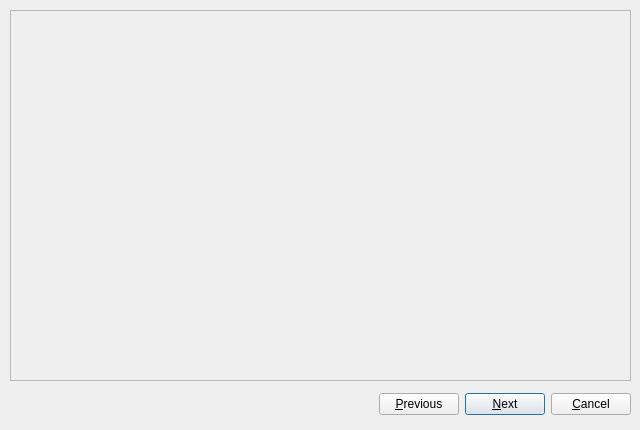
<ui version="4.0" >
 <class>WizardWindow</class>
 <widget class="QWidget" name="WizardWindow" >
  <property name="geometry" >
   <rect>
    <x>0</x>
    <y>0</y>
    <width>640</width>
    <height>430</height>
   </rect>
  </property>
  <property name="windowTitle" >
   <string>UtopiaPlayer - First Time Wizard</string>
  </property>
  <widget class="QWidget" name="horizontalLayout" >
   <property name="geometry" >
    <rect>
     <x>10</x>
     <y>390</y>
     <width>621</width>
     <height>29</height>
    </rect>
   </property>
   <layout class="QHBoxLayout" >
    <property name="margin" >
     <number>0</number>
    </property>
    <property name="spacing" >
     <number>6</number>
    </property>
    <item>
     <spacer>
      <property name="orientation" >
       <enum>Qt::Horizontal</enum>
      </property>
      <property name="sizeHint" >
       <size>
        <width>40</width>
        <height>20</height>
       </size>
      </property>
     </spacer>
    </item>
    <item>
     <widget class="QPushButton" name="PreviousButton" >
      <property name="text" >
       <string>&amp;Previous</string>
      </property>
     </widget>
    </item>
    <item>
     <widget class="QPushButton" name="NextButton" >
      <property name="text" >
       <string>&amp;Next</string>
      </property>
      <property name="default" >
       <bool>true</bool>
      </property>
     </widget>
    </item>
    <item>
     <widget class="QPushButton" name="CancelButton" >
      <property name="text" >
       <string>&amp;Cancel</string>
      </property>
     </widget>
    </item>
   </layout>
  </widget>
  <widget class="QFrame" name="WizardPageFrame" >
   <property name="geometry" >
    <rect>
     <x>10</x>
     <y>10</y>
     <width>621</width>
     <height>371</height>
    </rect>
   </property>
   <property name="frameShape" >
    <enum>QFrame::StyledPanel</enum>
   </property>
   <property name="frameShadow" >
    <enum>QFrame::Raised</enum>
   </property>
  </widget>
 </widget>
 <resources/>
 <connections/>
</ui>
